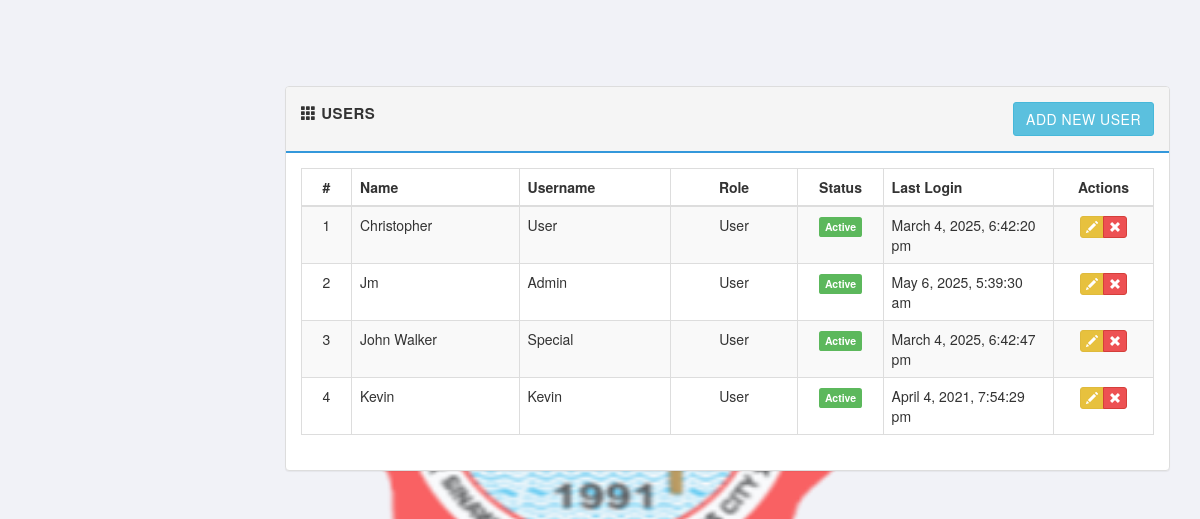
The app's page /users.php, older data.
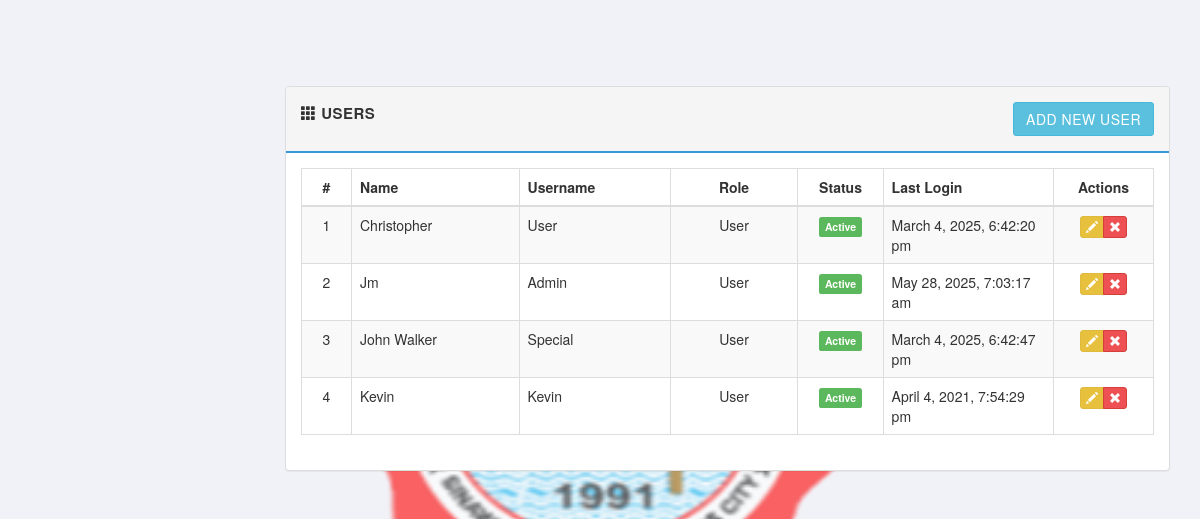
The same page, newer data.
### tables this page shows
CREATE TABLE `users` (
  `id` int(11) UNSIGNED NOT NULL,
  `name` varchar(60) NOT NULL,
  `username` varchar(50) NOT NULL,
  `password` varchar(255) NOT NULL,
  `user_level` int(11) NOT NULL,
  `image` varchar(255) DEFAULT 'no_image.jpg',
  `status` int(1) NOT NULL,
  `last_login` datetime DEFAULT NULL
);

### includes/sql.php (called while the page is built, shortened)
<?php
  require_once('load.php');
function find_by_sql($sql)
{
  global $db;
  $result = $db->query($sql);
  $result_set = $db->while_loop($result);
 return $result_set;
}
 function find_all_user(){
    $sql = "SELECT id, name, username, role, status, last_login FROM users ORDER BY name ASC";
    $result = find_by_sql($sql);
    return $result;
}
?>

### includes/database.php (called while the page is built, shortened)
<?php
class MySqli_DB {
    private $con;
    public $query_id;
public function db_connect()
{
  $this->con = mysqli_connect(DB_HOST,DB_USER,DB_PASS);
  if(!$this->con)
         {
           die(" Database connection failed:". mysqli_connect_error());
         } else {
           $select_db = $this->con->select_db(database: DB_NAME);
        }
}
public function query($sql)
{
    if (trim($sql) != "") {
        try {
            $this->query_id = $this->con->query($sql);
        } catch (mysqli_sql_exception $e) {
            die("Error on this Query :<pre> " . $sql . "</pre><br>" . $e->getMessage());
        }
    }
    return $this->query_id;
}
public function fetch_array($statement)
{
  return mysqli_fetch_array($statement);
}
public function while_loop($loop){
   $results = array();
   while ($result = $this->fetch_array($loop)) {
      $results[] = $result;
   }
 return $results;
}
}
$db = new MySqli_DB();
?>

### includes/functions.php (called while the page is built, shortened)
<?php
function remove_junk($str){
  if (is_string($str)) {
    $str = nl2br($str);
    $str = htmlspecialchars(strip_tags($str, ENT_QUOTES));
    return $str;
  }
  return '';
}
function read_date($str){
     if($str)
      return date('F j, Y, g:i:s a', strtotime($str));
     else
      return null;
  }
function count_id(){
  static $count = 1;
  return $count++;
}
?>

### users.php (the view, shortened to what this page needs)
<?php
  $all_users = find_all_user();
?>
<?php include_once('layouts/header.php'); ?>
<div class="row">
   <div class="col-md-12">
   </div>
</div>
<div class="row">
  <div class="col-md-12">
    <div class="panel panel-default">
      <div class="panel-heading clearfix">
        <strong>
          <span class="glyphicon glyphicon-th"></span>
          <span>Users</span>
       </strong>
         <a href="add_user.php" class="btn btn-info pull-right">Add New User</a>
      </div>
     <div class="panel-body">
      <table class="table table-bordered table-striped">
        <thead>
          <tr>
            <th class="text-center" style="width: 50px;">#</th>
            <th>Name</th>
            <th>Username</th>
            <th class="text-center" style="width: 15%;">Role</th>
            <th class="text-center" style="width: 10%;">Status</th>
            <th style="width: 20%;">Last Login</th>
            <th class="text-center" style="width: 100px;">Actions</th>
          </tr>
        </thead>
        <tbody>
        <?php foreach($all_users as $a_user): ?>
          <tr>
           <td class="text-center"><?php echo count_id();?></td>
           <td><?php echo remove_junk(ucwords($a_user['name']))?></td>
           <td><?php echo remove_junk(ucwords($a_user['username']))?></td>
           <td class="text-center"><?php echo isset($a_user['role']) ? ucfirst($a_user['role']) : ''; ?></td>
           <td class="text-center">
           <?php if($a_user['status'] === '1'): ?>
            <span class="label label-success"><?php echo "Active"; ?></span>
          <?php else: ?>
            <span class="label label-danger"><?php echo "Deactive"; ?></span>
          <?php endif;?>
           </td>
           <td><?php echo read_date($a_user['last_login'])?></td>
           <td class="text-center">
             <div class="btn-group">
                <a href="edit_user.php?id=<?php echo (int)$a_user['id'];?>" class="btn btn-xs btn-warning" data-toggle="tooltip" title="Edit">
                  <i class="glyphicon glyphicon-pencil"></i>
               </a>
                <a href="delete_user.php?id=<?php echo (int)$a_user['id'];?>" class="btn btn-xs btn-danger" data-toggle="tooltip" title="Remove">
                  <i class="glyphicon glyphicon-remove"></i>
                </a>
                </div>
           </td>
          </tr>
        <?php endforeach;?>
       </tbody>
     </table>
     </div>
    </div>
  </div>
</div>
<?php include_once('layouts/footer.php'); ?>

### layouts/header.php (shortened to what this page needs)
<!DOCTYPE html>
  <html lang="en">
    <head>
    <link rel="stylesheet" href="https://maxcdn.bootstrapcdn.com/bootstrap/3.3.4/css/bootstrap.min.css"/>
    <link rel="stylesheet" href="//cdnjs.cloudflare.com/ajax/libs/bootstrap-datepicker/1.3.0/css/datepicker3.min.css" />
    <link rel="stylesheet" href="libs/css/main.css" />
  </head>
  <body>
<div class="page">
  <div class="container-fluid">

### layouts/footer.php (shortened to what this page needs)
     </div>
    </div>
  </body>
</html>

### libs/css/main.css (style rules this page uses)
body { font-family: 'Helvetica Neue', Helvetica, Arial, sans-serif; font-weight: 400; overflow-x: hidden; overflow-y: auto; background: #f1f2f7; height: 100%; width: 100%; position: relative; }
body::before { content: ''; position: fixed; top: 0; left: 0; width: 100%; height: 100%; background: url('../images/logo.png') no-repeat center center; background-size: 500px; opacity: 0.6; z-index: -1; }
a { color: #777; text-decoration: none; }
.page { position: relative; display: block; top: 50px; left: 0; padding: 35px 15px 20px 270px; }
.panel-default >.panel-heading { background-color: #f5f5f5; border-bottom: 2px solid #3498DB; font-size: 15px; text-transform: uppercase; letter-spacing: .5px; padding: 15px; }
.btn { border-radius: 3px; -webkit-transition: all 300ms ease-in-out; -moz-transition: all 300ms ease-in-out; transition: all 300ms ease-in-out; }
.btn-warning { background-color: #e7c13e; border-color: #dfba3c; }
.btn-danger { background-color: #ed5153 }

Row changes from the older to the newer data that the page shows:
changed users "Jm": last_login "May 6, 2025, 5:39:30 am" → "May 28, 2025, 7:03:17 am"
